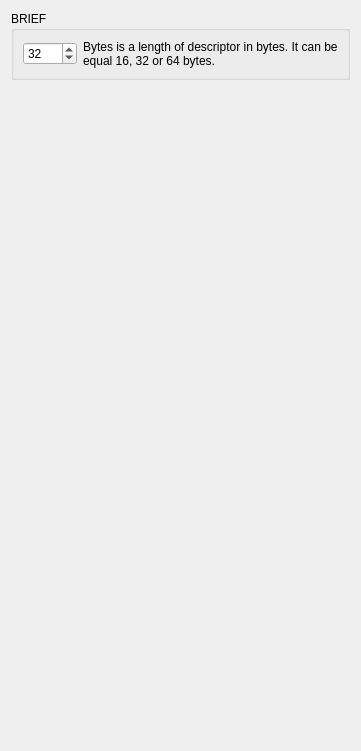
               <widget class="QWidget" name="page_15">
                <layout class="QVBoxLayout" name="verticalLayout_40">
                 <item>
                  <widget class="QGroupBox" name="groupBox_detector_brief2">
                   <property name="title">
                    <string>BRIEF</string>
                   </property>
                   <layout class="QGridLayout" name="gridLayout_16" columnstretch="0,1">
                    <item row="0" column="0">
                     <widget class="QSpinBox" name="briefBytes">
                      <property name="minimum">
                       <number>1</number>
                      </property>
                      <property name="maximum">
                       <number>1000</number>
                      </property>
                      <property name="value">
                       <number>32</number>
                      </property>
                     </widget>
                    </item>
                    <item row="0" column="1">
                     <widget class="QLabel" name="label_52">
                      <property name="text">
                       <string>Bytes is a length of descriptor in bytes. It can be equal 16, 32 or 64 bytes.</string>
                      </property>
                      <property name="wordWrap">
                       <bool>true</bool>
                      </property>
                     </widget>
                    </item>
                   </layout>
                  </widget>
                 </item>
                 <item>
                  <spacer name="verticalSpacer_22">
                   <property name="orientation">
                    <enum>Qt::Vertical</enum>
                   </property>
                   <property name="sizeHint" stdset="0">
                    <size>
                     <width>20</width>
                     <height>660</height>
                    </size>
                   </property>
                  </spacer>
                 </item>
                </layout>
               </widget>
